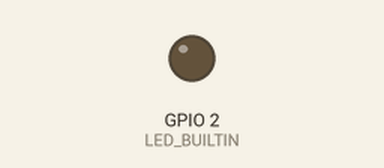
A sketch run on a simulated ESP8266 (NodeMCU). Parts: output pins drawn as LEDs (lit = HIGH, except the on-board LED, lit = LOW). WiFi joins after 1.5 s; servers stay silent unless stated; what the sketch prints to the serial monitor is not drawn.

Above: at 0.1 s.
At 1.6 s:
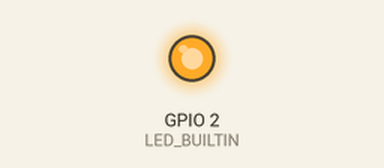
Timing chart, 0 to 3.1 s (numbered marks = the images above):
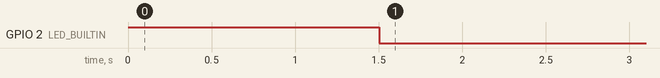

The sketch:

test_wifi.ino
```cpp
#include <ESP8266WiFi.h>

// Identifiants Wi-Fi
const char* ssid = "NOM_DU_WIFI";
const char* password = "MOT_DE_PASSE";

void setup() {
  Serial.begin(115200);

  // LED éteinte au démarrage
  pinMode(LED_BUILTIN, OUTPUT);
  digitalWrite(LED_BUILTIN, HIGH);

  // Connexion Wi-Fi
  WiFi.begin(ssid, password);

  Serial.print("Connexion au Wi-Fi");

  unsigned long debut = millis();

  // Attente de 15 secondes maximum
  while (WiFi.status() != WL_CONNECTED &&
         millis() - debut < 15000) {
    delay(500);
    Serial.print(".");
  }

  if (WiFi.status() == WL_CONNECTED) {
    Serial.println("\nConnexion réussie !");
    Serial.print("Adresse IP : ");
    Serial.println(WiFi.localIP());

    // Allumer la LED
    digitalWrite(LED_BUILTIN, LOW);
  } else {
    Serial.println("\nÉchec de connexion Wi-Fi !");

    // Garder la LED éteinte
    digitalWrite(LED_BUILTIN, HIGH);
  }
}

void loop() {
  // Rien à faire
}
```
